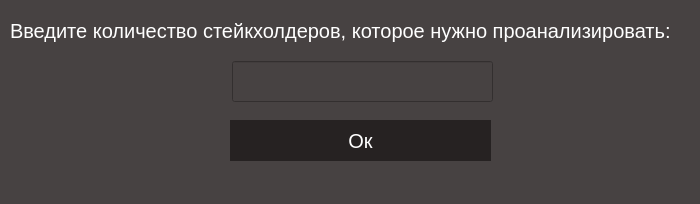
<?xml version="1.0" encoding="UTF-8"?>
<ui version="4.0">
 <class>MainWindow</class>
 <widget class="QMainWindow" name="MainWindow">
  <property name="geometry">
   <rect>
    <x>0</x>
    <y>0</y>
    <width>700</width>
    <height>204</height>
   </rect>
  </property>
  <property name="windowTitle">
   <string>MainWindow</string>
  </property>
  <property name="toolTip">
   <string>&lt;html&gt;&lt;head/&gt;&lt;body&gt;&lt;p align=&quot;center&quot;&gt;&lt;br/&gt;&lt;/p&gt;&lt;/body&gt;&lt;/html&gt;</string>
  </property>
  <property name="styleSheet">
   <string notr="true">background-color: rgb(71, 66, 66);</string>
  </property>
  <widget class="QWidget" name="centralwidget">
   <widget class="QLabel" name="label">
    <property name="geometry">
     <rect>
      <x>10</x>
      <y>10</y>
      <width>671</width>
      <height>41</height>
     </rect>
    </property>
    <property name="styleSheet">
     <string notr="true">background-color: rgb(71, 66, 66);
font-size: 20px;
color: rgb(255, 255, 255); 
text-align: center;</string>
    </property>
    <property name="text">
     <string>Введите количество стейкхолдеров, которое нужно проанализировать:</string>
    </property>
   </widget>
   <widget class="QPushButton" name="pushButton">
    <property name="geometry">
     <rect>
      <x>230</x>
      <y>120</y>
      <width>261</width>
      <height>41</height>
     </rect>
    </property>
    <property name="styleSheet">
     <string notr="true">QPushButton {
	background-color: rgb(38, 34, 34);
	width: 75px;
	height: 50px;
	font-size: 20px;
	border: none;
	text-align: center;
	color: white;
}

QPushButton:hover {
	background-color: rgb(43, 43, 43);
}

QPushButton:pressed {
	background-color: rgb(79, 76, 76);
}</string>
    </property>
    <property name="text">
     <string>Ок</string>
    </property>
   </widget>
   <widget class="QLineEdit" name="lineEdit">
    <property name="geometry">
     <rect>
      <x>232</x>
      <y>61</y>
      <width>261</width>
      <height>41</height>
     </rect>
    </property>
    <property name="toolTip">
     <string>&lt;html&gt;&lt;head/&gt;&lt;body&gt;&lt;p align=&quot;center&quot;&gt;&lt;br/&gt;&lt;/p&gt;&lt;/body&gt;&lt;/html&gt;</string>
    </property>
    <property name="whatsThis">
     <string>&lt;html&gt;&lt;head/&gt;&lt;body&gt;&lt;p align=&quot;center&quot;&gt;&lt;br/&gt;&lt;/p&gt;&lt;/body&gt;&lt;/html&gt;</string>
    </property>
    <property name="styleSheet">
     <string notr="true">font-size: 20px;
text-align: center;
color: white;</string>
    </property>
   </widget>
  </widget>
  <widget class="QMenuBar" name="menubar">
   <property name="geometry">
    <rect>
     <x>0</x>
     <y>0</y>
     <width>700</width>
     <height>26</height>
    </rect>
   </property>
  </widget>
  <widget class="QStatusBar" name="statusbar"/>
 </widget>
 <resources/>
 <connections/>
</ui>
